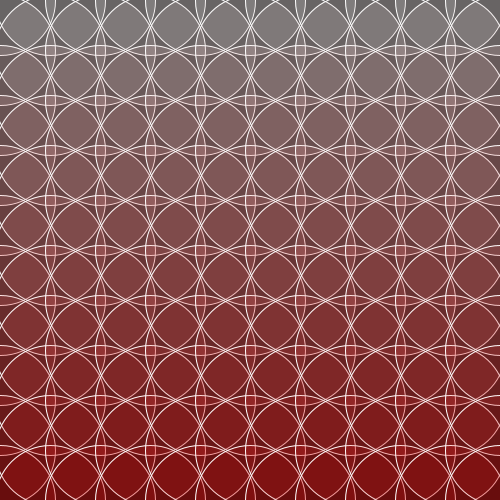
Frame 1 (no input)
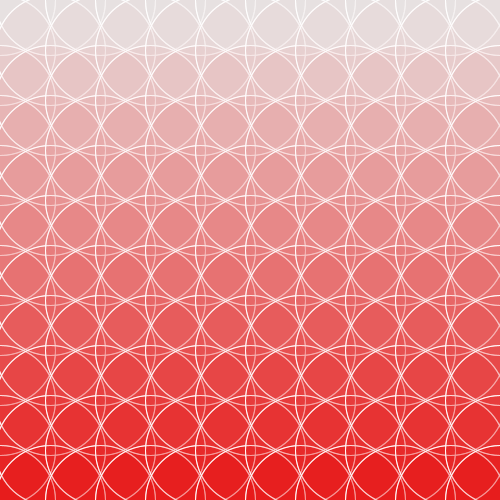
Frame 60 (the mouse pressed at the canvas centre just before this capture)
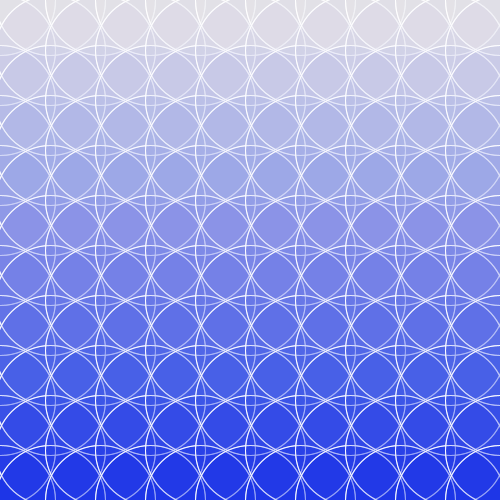
Frame 120 (the mouse held since frame 60 and released just before this capture)

The Processing sketch that drew these frames (run headless with seeded random() and noise(); from frame 60 on, the mouse is pressed at the canvas centre):

// Processing sketch: processing_105851
// ── processing_105851.pde

int radius=110;//radius of the circles


void setup() {
  size(500, 500);
  background(0);
  colorMode(HSB, 550);
  stroke(550);
}

void draw() {
  
  for (int i=0; i<550; i=i+50) {
    for (int j=0; j<550; j=j+50) {
      float dis=dist(mouseX,mouseY,0,0);;//distance of mouse
      fill(dis, j, 500, 100);
      ellipse(i, j, radius, radius);//loop the circles to create a pattern
    }
  }
  
}
